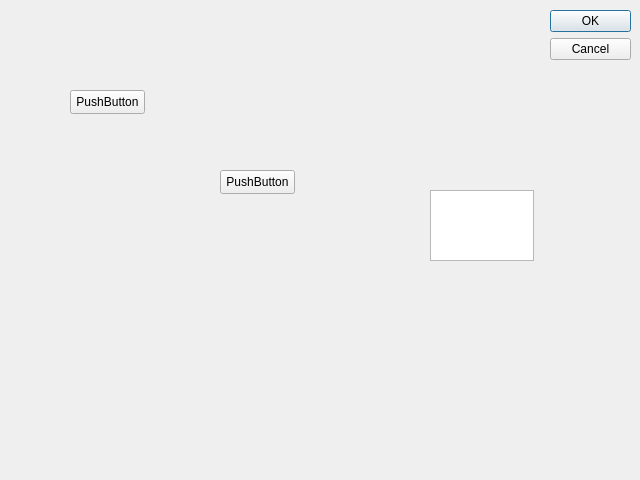
<?xml version="1.0" encoding="UTF-8"?>
<ui version="4.0">
 <class>document</class>
 <widget class="QDialog" name="document">
  <property name="geometry">
   <rect>
    <x>0</x>
    <y>0</y>
    <width>640</width>
    <height>480</height>
   </rect>
  </property>
  <property name="windowTitle">
   <string>软件说明</string>
  </property>
  <widget class="QDialogButtonBox" name="buttonBox">
   <property name="geometry">
    <rect>
     <x>550</x>
     <y>10</y>
     <width>81</width>
     <height>461</height>
    </rect>
   </property>
   <property name="orientation">
    <enum>Qt::Vertical</enum>
   </property>
   <property name="standardButtons">
    <set>QDialogButtonBox::Cancel|QDialogButtonBox::Ok</set>
   </property>
  </widget>
  <widget class="QPushButton" name="pushButton">
   <property name="geometry">
    <rect>
     <x>220</x>
     <y>170</y>
     <width>75</width>
     <height>24</height>
    </rect>
   </property>
   <property name="text">
    <string>PushButton</string>
   </property>
  </widget>
  <widget class="QPushButton" name="pushButton_2">
   <property name="geometry">
    <rect>
     <x>70</x>
     <y>90</y>
     <width>75</width>
     <height>24</height>
    </rect>
   </property>
   <property name="text">
    <string>PushButton</string>
   </property>
  </widget>
  <widget class="QTextEdit" name="textEdit">
   <property name="geometry">
    <rect>
     <x>430</x>
     <y>190</y>
     <width>104</width>
     <height>71</height>
    </rect>
   </property>
  </widget>
 </widget>
 <resources/>
 <connections>
  <connection>
   <sender>buttonBox</sender>
   <signal>accepted()</signal>
   <receiver>document</receiver>
   <slot>accept()</slot>
   <hints>
    <hint type="sourcelabel">
     <x>248</x>
     <y>254</y>
    </hint>
    <hint type="destinationlabel">
     <x>157</x>
     <y>274</y>
    </hint>
   </hints>
  </connection>
  <connection>
   <sender>buttonBox</sender>
   <signal>rejected()</signal>
   <receiver>document</receiver>
   <slot>reject()</slot>
   <hints>
    <hint type="sourcelabel">
     <x>316</x>
     <y>260</y>
    </hint>
    <hint type="destinationlabel">
     <x>286</x>
     <y>274</y>
    </hint>
   </hints>
  </connection>
 </connections>
</ui>
